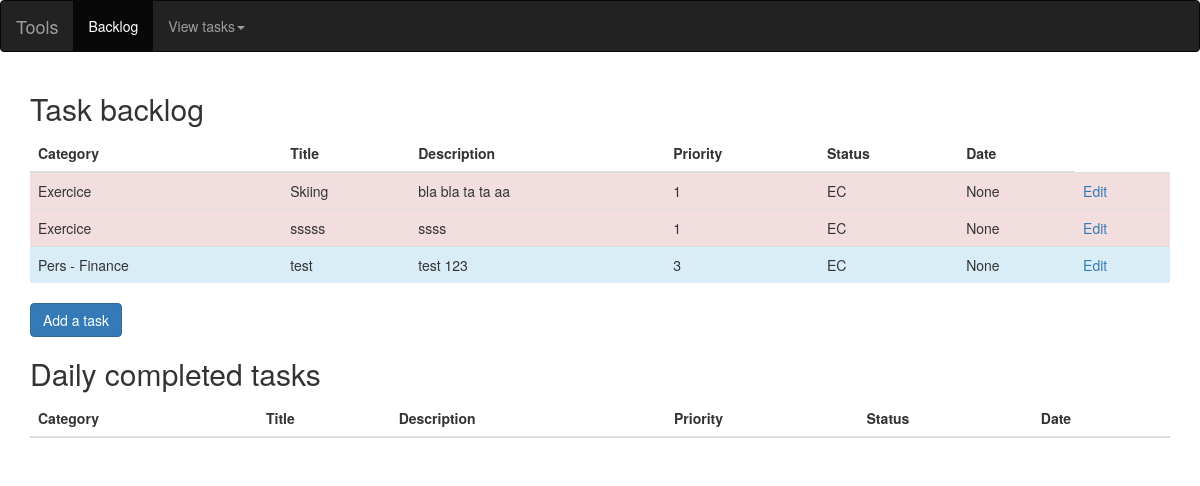
/todo/list/, run on the app's committed database.
### todo/models.py (models this page shows, shortened)
class Todo(models.Model):
    priorityChoices = (
        ('1', 'P1'),
        ('2', 'P2'),
        ('3', 'P3'),
    )
    statusChoices = (
        ('ND', 'Non débuté'),
        ('EC', 'En cours'),
        ('T', 'Terminé'),
    )
    category = models.ForeignKey(Type, on_delete=models.SET_NULL, null=True)
    title = models.CharField(max_length=100)
    dateCreated = models.DateField(auto_now_add=True,null=True, blank=True)
    priority = models.CharField(max_length=3, choices=priorityChoices, default='1')
    status = models.CharField(max_length=10,choices=statusChoices,default='ND')
    description = models.CharField(max_length=100,default='',null=True,blank=True)
    timeSpent = models.FloatField(null=True,blank=True,default=None)
    distance = models.FloatField(null=True,blank=True,default=None)
    upDate = models.DateField(null=True,blank=True)
    def __init__(self, *args, **kwargs):
        super(Todo, self).__init__(*args, **kwargs)

class Type(models.Model):
    name = models.CharField(max_length=30)
    def __str__(self):
        return self.name

### todo/views.py (the view)
# urls.py: path('todo/list/',views.list, name='list'),
def list(request):
    activeTodos = Todo.objects.all().exclude(status='T')
    finishedTodos = Todo.objects.all().filter(status='T').filter(upDate=datetime.now())
    print (finishedTodos.count())
    context = {'activeTodos': activeTodos,
               'finishedTodos' : finishedTodos,}
    return render(request, 'todo/list.html',context)

### todo/templates/todo/list.html (shortened to what this page needs)
{% extends "basetodo.html" %}
{% block content %}
<div class="container">
    <div class="row">
        <div class="col-sm-12">
        <h2>Task backlog</h2>
        </div>
    </div>
  <table class="table table-hover">
    <thead>
      <tr>
        <th>Category</th>
        <th>Title</th>
        <th>Description</th>
        <th>Priority</th>
        <th>Status</th>
        <th>Date</th>
      </tr>
    </thead>
    <tbody>
        {% for item in activeTodos %}
        {% if item.priority == '1' %}
            <tr class='danger'>
        {% elif item.priority == '2' %}
            <tr class='warning'>
        {% elif item.priority == '3' %}
            <tr class='info'>
        {% endif %}
            <td>{{ item.category }}</td>
            <td>{{ item.title }}</td>
            <td>{{ item.description }}</td>
            <td>{{ item.priority }}</td>
            <td>{{ item.status }}</td>
            <td>{{ item.upDate }}</td>
            <td><a href="{% url 'taskedit' item.id %}">Edit</a></td>
            </tr>
        {% endfor %}
    </tbody>
  </table>
  <a class="btn btn-primary btn-md" href="{% url 'taskedit' %}">Add a task</a>
    <div class="row">
        <div class="col-sm-12">
        <h2>Daily completed tasks</h2>
        </div>
    </div>
   <table class="table table-hover">
    <thead>
      <tr>
        <th>Category</th>
        <th>Title</th>
        <th>Description</th>
        <th>Priority</th>
        <th>Status</th>
        <th>Date</th>
      </tr>
    </thead>
  </table>
</div>
{% endblock content %}

### data on the page
Todo: category "Exercice", title "Skiing", description "bla bla ta ta aa", priority "1", status "EC", upDate "None"
Todo: category "Exercice", title "sssss", description "ssss", priority "1", status "EC", upDate "None"
Todo: category "Pers - Finance", title "test", description "test 123", priority "3", status "EC", upDate "None"
